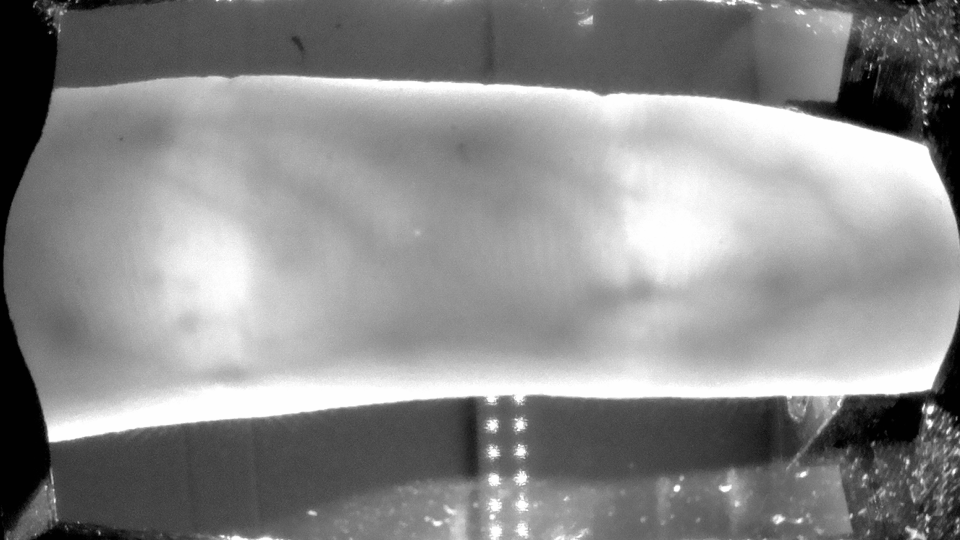
%> input picture matlab tests/2.png, 1920 x 1080 px, given in place of segment (1).png, which was not available (shown at 1/2 size)
$ octave segmentation.m   (GNU Octave 9; MATLAB toolbox functions it lacks are replaced by stand-ins)
%> lines starting %> are read from the running program, lines starting %| are printed output that depends on the picture; in (x1, y1, x2, y2) boxes, pixels count from 0 and x2, y2 are one past the last pixel; in counts of white or black regions, pixels touching at a corner belong together; the program's own positions count from 1; pictures that were not available may be replaced by others from this repository, and a replacement may not be noted
close all;
clear all;

%showsegments('img_evaltests/segment_2.png',4);
%subtractillumination(imread('img_evaltests/dehazed.png'),1);
global divisions_vertical n_images scorematrix segments reconstructed_img resolution
global background_filter_radius gradient_filter_radius suppress_detail_thresh detailweight_filter_radius
global edge_width

divisions_vertical = 10;
n_images = 5;
scorematrix = zeros([divisions_vertical, n_images]);

segments = [];
reconstructed_img = [];


%%

for n = 1:n_images
    %input = normalizeimg(strcat('img_evaltests/test2 (',num2str(n),').png'));
    input = normalizeimg(strcat('img_evaltests/dataset2/segment (',num2str(n),').png'));
    setglobals();
    %input = normalizeimg(strcat('img_evaltests/1.png'));
    showsegments(input,n);
% [6 lines not run here, left out]
function setglobals()
global resolution background_filter_radius gradient_filter_radius suppress_detail_thresh detailweight_filter_radius
global edge_width detail_thresh
    %%Filter settings
    if(resolution == 1920)
        background_filter_radius = [20 10];
        gradient_filter_radius = [3 10];
        detailweight_filter_radius = [3 10];
        suppress_detail_thresh = [90 220];
        edge_width = 4;
        detail_thresh = 80;
    elseif(resolution == 800)
        background_filter_radius = [22 11];
        gradient_filter_radius = [2 6];
        detailweight_filter_radius = [2 6];
        suppress_detail_thresh = [50 225];
        edge_width = 4;
        detail_thresh = 60;
    end
end

% [36 lines left out: functions select_segments, combineimages, not called in this run]

function showsegments(img,imgnum)
    global segments scorematrix divisions_vertical segments_detail
    %img = img(200:800,150:1500);

    imgrange = [0 255];
    plot_nrows = 6;


    %figure
    [details_weight, details_thresh] = subtractillumination(img,2);
    [Gmag, Gdir, Gx, Gy, edges] = gradient(img,0);
    %output_merge = mergefilters(details_weight, Gx, Gy, Gmag, Gdir);

    %% Plot results
% [9 lines of commented-out code are left out]
    segments_detail(:,:,:,:,imgnum) = segmentimg(details_weight,divisions_vertical);
    for n = 1:divisions_vertical
        %subplot(plot_nrows,divisions_vertical,n+2*divisions_vertical), imshow(segments(:,:,:,n,imgnum),imgrange);
        score = evaldetail(segments_detail(:,:,:,n,imgnum));
        %title(sprintf("%i",score));
        scorematrix(n,imgnum) = score;
    end
% [27 lines of commented-out code are left out]
     segments(:,:,:,:,imgnum) = segmentimg(img,divisions_vertical);
% [4 lines of commented-out code are left out]


end   % end of function

% [6 lines left out: function segmentimg, not called in this run]

function detail = evaldetail(img)
    detail = sum(img(:));
end

% [9 lines left out: function mergefilters, not called in this run]

function output = normalizeimg(imgpath)
%> called with imgpath = 'img_evaltests/dataset2/segment (1).png'
global resolution
    img = imread(imgpath);
%> img is the input picture: size 1080x1920 uint8; min 0, max 255, mean 138.8
    [height, width, dim] = size(img);
%> height = 1080; width = 1920; dim = 1
    resolution = width;
%> resolution = 1920
    if (height == 1080 && width == 1920)
        fprintf('Input image size: 1080 x 1920\n');
        output = img(380:680,240:1450);
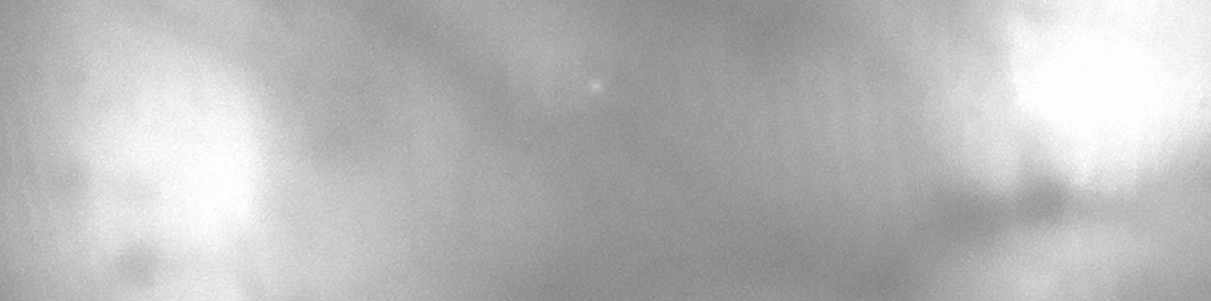
%> output: size 301x1211 uint8; min 131, max 254, mean 184.6
        output = imresize(output, [75 NaN]);
%> output: size 75x302 uint8
        imwrite(output,strcat(imgpath,'cropped.png'));
    elseif(height == 600 && width == 800)
        fprintf('Input image size: 600 x 800\n');
        output = img(260:335,175:575);
        %output = imresize(output, [75 NaN]);
    else
        output = img;
    end
end

function [Gmag, Gdir, Gx, Gy, edges] = gradient(img,plot)
global gradient_filter_radius

    J1 = fspecial('average', gradient_filter_radius);
    img_filtered = imfilter(img,J1,'replicate');
    [Gmag, Gdir] = imgradient(img_filtered,'prewit');
    [Gx, Gy] = imgradientxy(img_filtered,'prewit');

    %[Gx, Gy] = imgradient(I,'central');

    Gy = uint8(255*mat2gray(Gy));
    Gx = uint8(255*mat2gray(Gx));
    Gmag = uint8(255*mat2gray(Gmag));
    Gdir = uint8(255*mat2gray(Gdir));
    Gy = imcomplement(Gy);

    edges = edge(img,'roberts');
    edges = uint8(255*mat2gray(edges));
    if(plot)
        figure;
        subplot(1,2,1),imshow(img_filtered,[0 255]);
        subplot(1,2,2),imshowpair(Gx, Gy, 'montage');
    end

end

function [output_weight, output_thresh] = subtractillumination(img,plot)
%> called with plot = 2
    global background_filter_radius suppress_detail_thresh detailweight_filter_radius
    global edge_width detail_thresh
    imgneg = uint8(255*mat2gray(imcomplement(img)));

    filter = fspecial('average', background_filter_radius);
    background_illum = imfilter(imgneg,filter,'replicate');
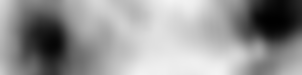
%> background_illum: size 75x302 uint8; min 1, max 243, mean 150.2
    output = imsubtract(imgneg,background_illum);
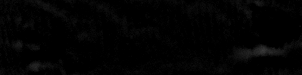
%> output: size 75x302 uint8; min 0, max 57, mean 2.7
    output_eq = imadjust(output);
    %output_eq(output_eq < 100) = 0;

    %remove saturated regions from detail map
    output_eq(img < suppress_detail_thresh(1)) = 0;
    output_eq(img > suppress_detail_thresh(2)) = 0;
    output_eq(1:edge_width,:) = 0;
    output_eq((size(img,1)-edge_width):size(img,1),:) = 0;
    output_eq(:,1:edge_width) = 0;
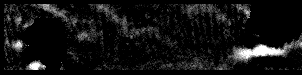
%> output_eq: size 75x302 uint8; min 0, max 255, mean 18.6
    output_eq(:,(size(img,2)-edge_width):size(img,2)) = 0;
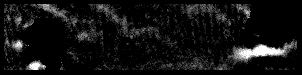
%> output_eq: size 75x302 uint8; 0.39% of pixels changed, all inside (x1, y1, x2, y2) = (297, 33, 302, 70)

    filter2 = fspecial('average', detailweight_filter_radius);
    output_filtered = imfilter(output_eq,filter2,'replicate');
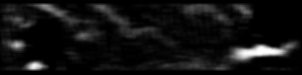
%> output_filtered: size 75x302 uint8; min 0, max 255, mean 18.3; mean of the top-left, top-right, bottom-left and bottom-right quarters 20.3, 11.3, 12.4, 29.1

    output_weight = output_eq;
    output_thresh = imadjust(uint8(output_filtered>detail_thresh));
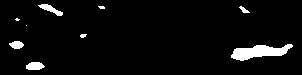
%> output_thresh: size 75x302 uint8; 4.4% white; 9 white regions (3 under 20 px), largest, box (x1, y1, x2, y2) and area: (231, 44, 293, 61) 589, (38, 4, 63, 16) 123, (26, 62, 45, 70) 120, (9, 41, 24, 49) 87, (239, 6, 250, 13) 37, (80, 34, 87, 38) 21
%> (the run ends here)

$ run again, on matlab tests/4.png
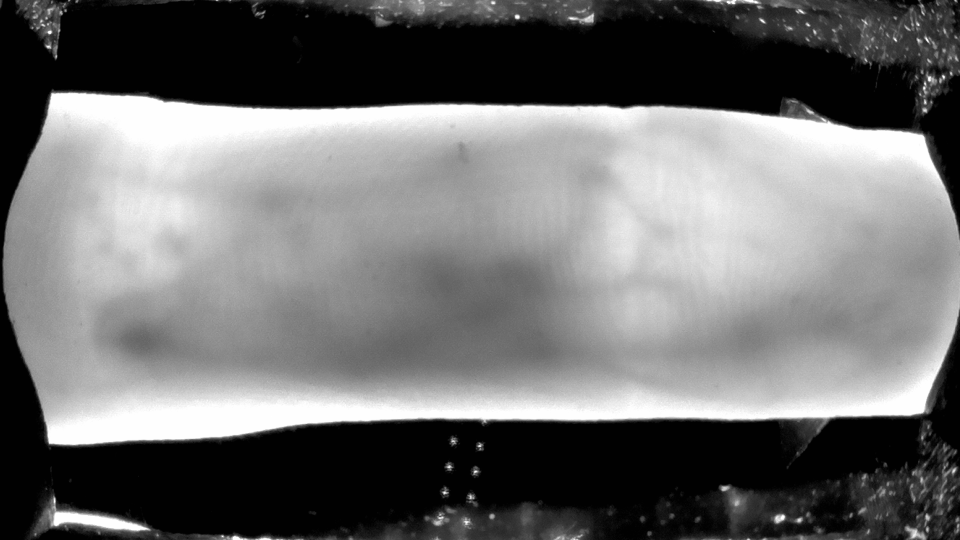
%> input picture matlab tests/4.png, 1920 x 1080 px, given in place of segment (1).png, which was not available (shown at 1/2 size)
%> in normalizeimg, img is the input picture: size 1080x1920 uint8; min 0, max 255, mean 110.1
%> in subtractillumination, `output_eq(:,1:edge_width) = 0;`:
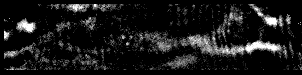
%> output_eq: size 75x302 uint8; min 0, max 255, mean 24.4
%> in subtractillumination, `output_thresh = imadjust(uint8(output_filtered>detail_thresh));`:
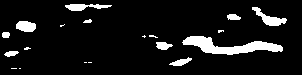
%> output_thresh: size 75x302 uint8; 8.7% white; 19 white regions (9 under 20 px), largest, box (x1, y1, x2, y2) and area: (182, 36, 283, 55) 892, (252, 7, 287, 26) 247, (65, 4, 112, 11) 194
